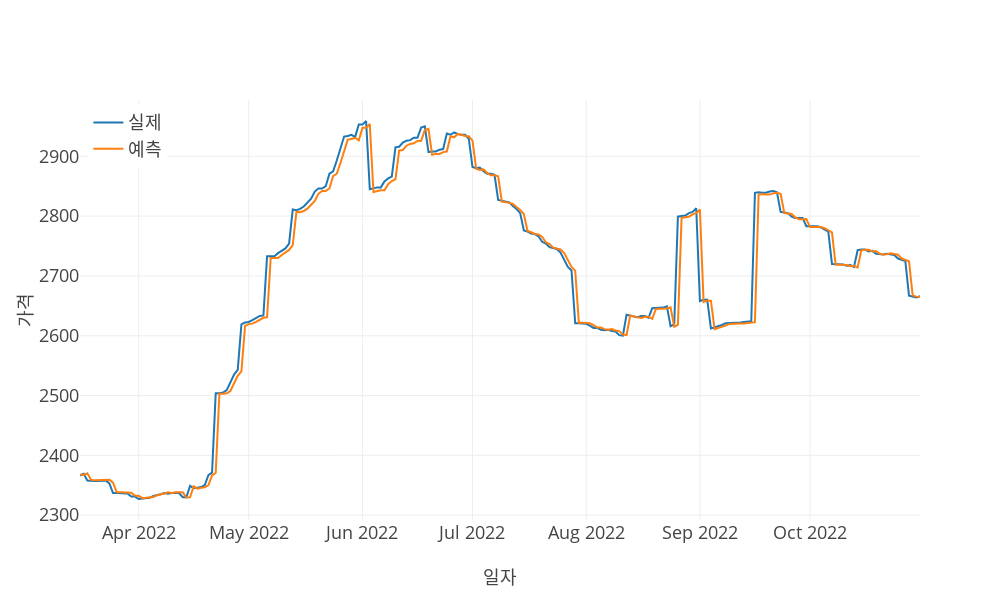

Write notebook code for a chart like this one.
### Code cell
print("\nLinear Regression")
lr, _ = linear_regression(X_train, y_train)
lr_predictions = lr.predict(X_test)
model_eval(y_test, lr_predictions, predictions_x_axis, stdout=stdout, vis=vis, **{'scaler': output_scaler})

### Figure 1 — Plotly figure (JSON) as saved in the notebook; plotly's stock layout.template omitted (floating-point values rounded to 4 significant figures; data arrays with more than 128 entries replaced by an {"elided": "..."} marker saying what was removed)
{"data": [{"mode": "lines", "name": "실제", "type": "scatter", "x": {"elided": "230 str values"}, "y": {"elided": "230 int values"}}, {"mode": "lines", "name": "예측", "type": "scatter", "x": {"elided": "230 str values"}, "y": {"elided": "230 float values"}}], "layout": {"height": 600, "legend": {"x": 0.01, "xanchor": "left", "y": 0.99, "yanchor": "top"}, "width": 1000, "xaxis": {"title": {"text": "일자"}}, "yaxis": {"title": {"text": "가격"}}}}
